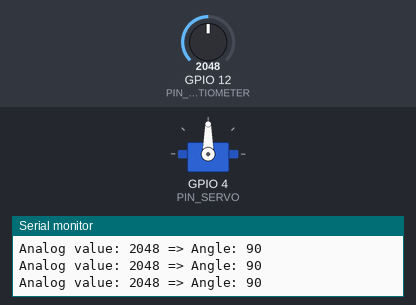
Simulated run of this program. Board: ESP32. On the bench: servo, the last lines printed to the serial monitor. The inputs (shaded band) are chosen by the test bench; at power-on: GPIO 12 (PIN_POTENTIOMETER) = 2048.

Above: at 1.2 s.
1.3 s: GPIO 12 (PIN_POTENTIOMETER) set to 2866
At 1.9 s:
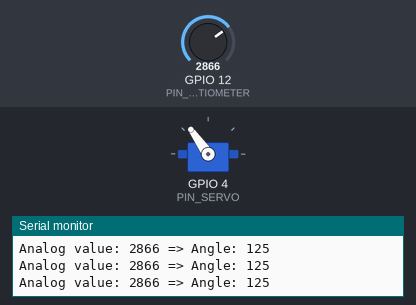
2.8 s: GPIO 12 (PIN_POTENTIOMETER) set to 3603
At 3.2 s:
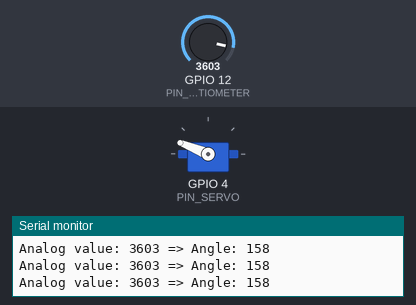
4.3 s: GPIO 12 (PIN_POTENTIOMETER) set to 4095
At 5.5 s:
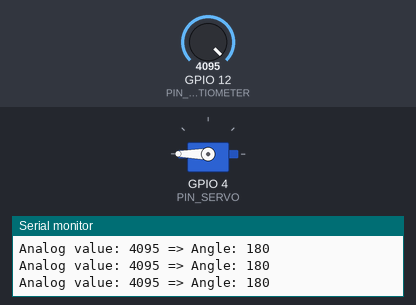
5.8 s: GPIO 12 (PIN_POTENTIOMETER) set to 1228
At 7.0 s:
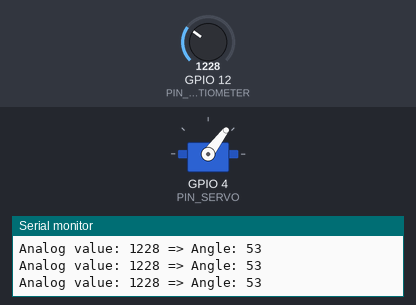
7.3 s: GPIO 12 (PIN_POTENTIOMETER) set to 491
At 8.4 s:
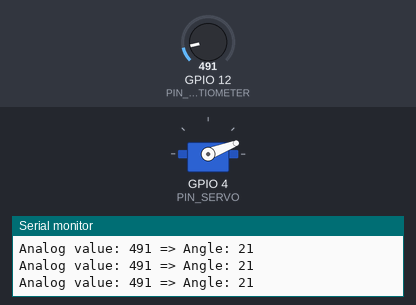
8.8 s: GPIO 12 (PIN_POTENTIOMETER) set to 0
At 9.7 s:
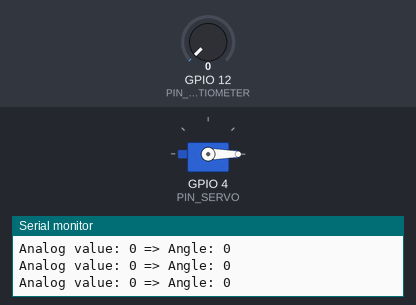
Timing chart, 0 to 11.3 s (numbered marks = the images above; inputs shaded):
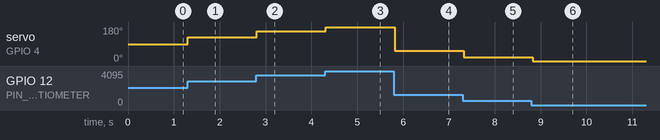

The program:

main.cpp
```cpp
#include <Arduino.h>
/*
 * This ESP32 code is created by esp32io.com
 *
 * This ESP32 code is released in the public domain
 *
 * For more detail (instruction and wiring diagram), visit https://esp32io.com/tutorials/esp32-servo-motor-controlled-by-potentiometer
 */

#include <Servo.h>

#define PIN_POTENTIOMETER 12 // ESP32 pin GIOP36 (ADC0) onnected to potentiometer
#define PIN_SERVO         4 // ESP32 pin GIOP26 onnected to servo motor

Servo myServo;  // create servo object to control a servo

void setup() {
  // initialize serial communication at 9600 bits per second:
  Serial.begin(9600);

  myServo.attach(PIN_SERVO);  // attaches ESP32 pin to the servo object
}

void loop() {
  // reads the value of the potentiometer (value between 0 and 4095)
  int analogValue = analogRead(PIN_POTENTIOMETER);

  // scales it to use it with the servo (value between 0 and 180) //map(value, fromLow, fromHigh, toLow, toHigh)
  int angle = map(analogValue, 0, 4095, 0, 180);

  // sets the servo position according to the scaled value
  myServo.write(angle);

  // print out the value
  Serial.print("Analog value: ");
  Serial.print(analogValue);
  Serial.print(" => Angle: ");
  Serial.println(angle);
  delay(100);
}
```

Measured:
- after the input at 1.3 s, servo on GPIO 4 (PIN_SERVO): 90° → 125° at once
- after the input at 2.8 s, servo on GPIO 4 (PIN_SERVO): 125° → 158° at once
- after the input at 4.3 s, servo on GPIO 4 (PIN_SERVO): 158° → 180° at once
- after the input at 5.8 s, servo on GPIO 4 (PIN_SERVO): 180° → 53° at once
- after the input at 7.3 s, servo on GPIO 4 (PIN_SERVO): 53° → 21° at once
- after the input at 8.8 s, servo on GPIO 4 (PIN_SERVO): 21° → 0° at once
